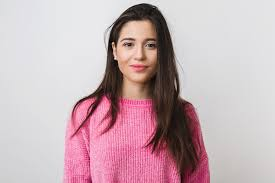
#> input picture woman.jpeg, 275 x 183 px
$ python filter.py   (older library calls are emulated)
#> lines starting #> are read from the running program, lines starting #| are printed output that depends on the picture; after the words box and inside, x2 and y2 are one past the last pixel; in counts of white or black regions, pixels touching at a corner belong together
import numpy as np
import cv2
import matplotlib.pyplot as plt
from scipy import signal

imgor = cv2.imread("woman.jpeg")
#> imgor is the input picture: shape (183, 275, 3); mean B, G, R 181.6, 176, 199
img = cv2.cvtColor(imgor, cv2.COLOR_BGR2RGB)
img = np.array(img)
# img =  img[:,:,0]*0.114 +  img[:,:,1]*0.587 +  img[:,:,2]*0.299  # BGR to grayscale
# img = np.where(img > 150, 255, 0).astype(np.uint8)  # threshold

# M = np.array([[0.412453, 0.357580, 0.180423],
#               [0.212671, 0.715160, 0.072169],
#               [0.019334, 0.119193, 0.950227]])  # RGB to XYZ
# img = np.dot(img, M.T)

# (x,y,z, min) = (1-img[:,:,2]/255, 1-img[:,:,1]/255, 1-img[:,:,0]/255, 0)
# min = np.minimum(x, np.minimum(y, z))
# (c,m,y) = ((x-min)/(1-min)*255, (y-min)/(1-min)*255, (z-min)/(1-min)*255)
# img[:,:,0], img[:, :, 1], img[:, :, 2] = c, m, y  # bgr to cmy

# lowpass filter
# kernel = np.array([[0.1, 0.1, 0.1],
#                    [0.1, 2/10, 0.1],
#                    [0.1, 0.1, 0.1]])
# img_lpf = cv2.filter2D(img, -1, kernel)
gray = cv2.cvtColor(img , cv2.COLOR_BGR2GRAY)
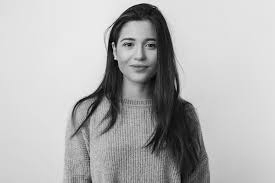
#> gray: shape (183, 275); min 0, max 244, mean 180.5
img_lpf = cv2.GaussianBlur(gray,(5,5),0)
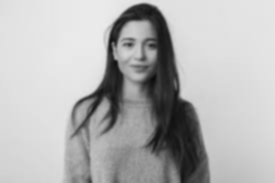
#> img_lpf: shape (183, 275); min 11, max 235, mean 180.5
kernel2 = np.array([[-1,-1,0],
                    [-1,0,1],
                    [0,1,1]])
img_hpf = cv2.filter2D(img_lpf, -1, kernel2)
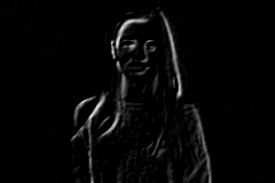
#> img_hpf: shape (183, 275); min 0, max 231, mean 6.3

# [9 lines of commented-out code are left out]


def seuillage_70(img_arr):
    for i in range(img_arr.shape[0]):
        for j in range(img_arr.shape[1]):
            if img_arr[i][j] > 70:
                img_arr[i][j] = 255
            else :
                img_arr[i][j] = 0
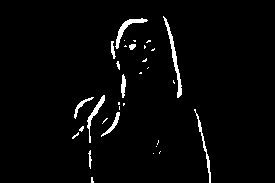
#> img_arr: shape (183, 275); 2.7% white; 32 white regions (21 under 20 px), largest, box (x1, y1, x2, y2) and area: (163, 16, 182, 98) 281, (115, 18, 148, 49) 209, (87, 95, 105, 143) 169
    return img_arr

def seuillage_25(img_arr):
    for i in range(img_arr.shape[0]):
        for j in range(img_arr.shape[1]):
            if img_arr[i][j] > 10:
                img_arr[i][j] = 255
            else :
                img_arr[i][j] = 0
    return img_arr
img_lpf70  = seuillage_70(img_hpf)
img_lpf25  = seuillage_25(img_hpf)
# kernel = np.ones((5,5),np.uint8)
# close = cv2.morphologyEx(img_lpf25,cv2.MORPH_CLOSE,kernel)

cv2.imshow("25", img_lpf25)
cv2.imshow("70", img_lpf70)
# cv2.imshow("close", close)
cv2.waitKey(0)
